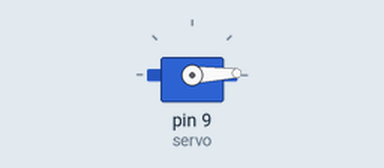
Simulated run of this sketch. Board: Arduino Uno, built with avr-gcc and run on an emulated ATmega328P. Shown: servo.

Above: at 0.05 s.
At 3.35 s:
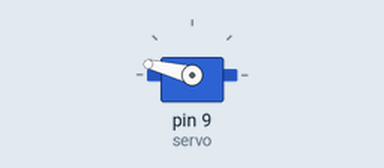
At 7.1 s:
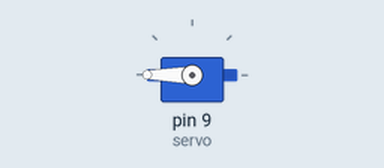
At 14.15 s:
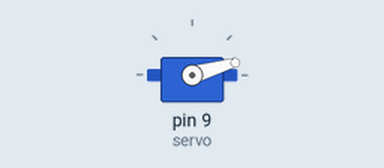
Timing chart, 0 to 18.8 s (numbered marks = the images above):
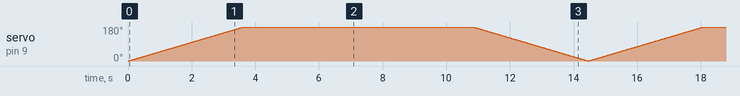

The sketch:

servo3.ino
```cpp
#include <Servo.h>
Servo servo;
int angle = 0;
void setup() {
  servo.attach(9);
  servo.write(angle);
}
void loop()
{
 // scan from 0 to 180 degrees
  for(angle = 0; angle < 360; angle++)
  {
    servo.write(angle);
    delay(20);
  }
  // now scan back from 180 to 0 degrees
  for(angle = 360; angle > 0; angle--)
  {
    servo.write(angle);
    delay(20);
  }
}
```
